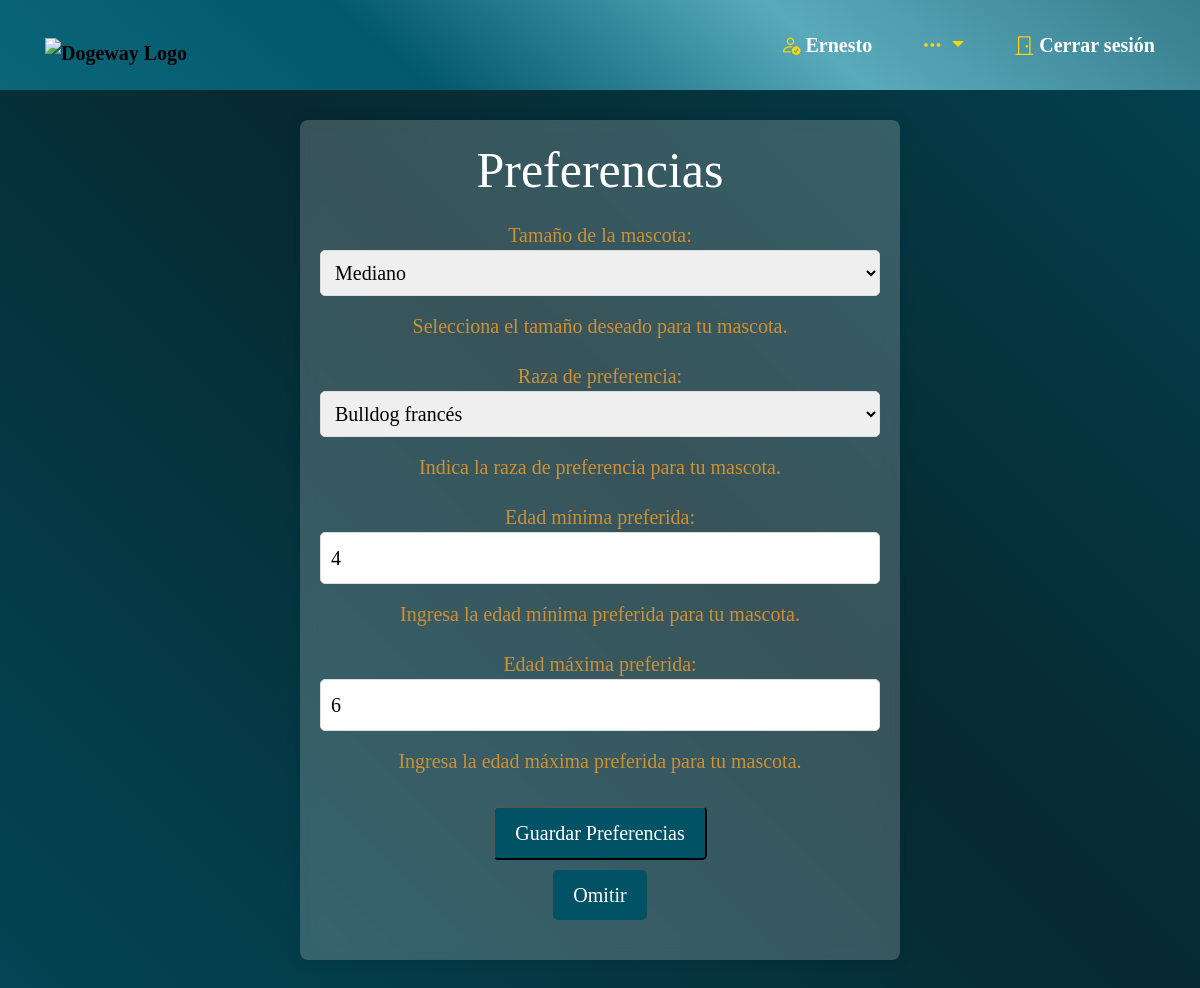
/preferencias/ (signed in), run on the app's committed database.
### main_app/models.py (models this page shows, shortened)
class Usuario(AbstractUser):
    fotografia = models.ImageField(upload_to='usuarios/', null=True, blank=True)
    telefono = models.CharField(max_length=20)
    fecha_de_nacimiento = models.DateField()
    direccion = models.CharField(max_length=100)
    fotografia_identificacion = models.ImageField(upload_to='identificaciones/', null=True, blank=True)
    verificado = models.BooleanField(default=False)
    usuarios_bloqueados = models.ManyToManyField('self', symmetrical=False, related_name='usuarios_bloqueadores')
    groups = models.ManyToManyField('auth.Group', related_name='usuarios')
    user_permissions = models.ManyToManyField('auth.Permission', related_name='usuarios')

class Preferencias(models.Model):
    usuario = models.OneToOneField(Usuario, on_delete=models.CASCADE, null=True)
    preferencia_tamaño = models.CharField(max_length=15, choices=Mascota.TAMAÑO_CHOICES)
    preferencia_raza = models.CharField(max_length=100)
    preferencia_edad_min = models.IntegerField()
    preferencia_edad_max = models.IntegerField()

### main_app/views.py (the view)
# urls.py: path('preferencias/', views.preferencias, name='preferencias'),
def preferencias(request):
    preferencias_usuario = request.user.preferencias if hasattr(request.user, 'preferencias') else None
    if request.method == 'POST':
        form = PreferenciasForm(request.POST, instance=preferencias_usuario)
        if form.is_valid():
            preferencias = form.save(commit=False)
            preferencias.usuario = request.user
            preferencias.save()
            messages.success(request, 'Preferencias guardadas exitosamente.')
            return redirect('mascotas_usuario')
    else:
        form = PreferenciasForm(instance=preferencias_usuario)
    return render(request, 'preferencias.html', {'form': form})

### main_app/forms.py
class PreferenciasForm(forms.ModelForm):
    class Meta:
        model = Preferencias
        fields = ['preferencia_tamaño', 'preferencia_raza', 'preferencia_edad_min', 'preferencia_edad_max']
        labels = {
            'preferencia_tamaño': 'Tamaño de la mascota',
            'preferencia_raza': 'Raza de preferencia',
            'preferencia_edad_min': 'Edad mínima preferida',
            'preferencia_edad_max': 'Edad máxima preferida',
        }
        help_texts = {
            'preferencia_tamaño': 'Selecciona el tamaño deseado para tu mascota.',
            'preferencia_raza': 'Indica la raza de preferencia para tu mascota.',
            'preferencia_edad_min': 'Ingresa la edad mínima preferida para tu mascota.',
            'preferencia_edad_max': 'Ingresa la edad máxima preferida para tu mascota.',
        }
        widgets = {
            'preferencia_tamaño': forms.Select(choices=Mascota.TAMAÑO_CHOICES),
            'preferencia_raza': forms.Select(choices=Mascota.RAZA_CHOICES),
        }

### main_app/templates/Preferencias.html (shortened to what this page needs)
{% extends "layouts/base.html" %}
{% load static %}
{% block content %}
<!DOCTYPE html>
<html lang="en">
<head>
  <link rel="stylesheet" href="{% static 'css/Preferencias.css' %}">
</head>
<body>
  <div class="container">
    <form method="post" enctype="multipart/form-data">
      <h1>Preferencias</h1>
      {{ form.as_p }}
      <button type="submit">Guardar Preferencias</button>
      <p><a href="{% url 'mascotas_usuario' %}">Omitir</a></p>
    </form>
  </div>
</body>
</html>
{% endblock %}

### main_app/templates/layouts/base.html (shortened to what this page needs)
<!DOCTYPE html>
<html lang="en">
<head>
    {% load static %}
    <link href="https://cdn.jsdelivr.net/npm/bootstrap@5.3.2/dist/css/bootstrap.min.css" rel="stylesheet">
    <link rel="stylesheet" href="https://cdn.jsdelivr.net/npm/bootstrap-icons@1.11.2/font/bootstrap-icons.min.css">
    <link rel="stylesheet" href="{% static 'css/base.css' %}">
</head>
<body>
    <header>
        <nav class="navbar navbar-expand-lg">
            <div class="container-fluid">
                <a class="navbar-brand" id="imagen" href="{% url 'home' %}">
                    <img src="{% static 'imagenes/LOGO.png' %}" alt="Dogeway Logo" class="navbar-logo">
                </a>
                <div class="collapse navbar-collapse" id="navbarSupportedContent">
                    <ul class="navbar-nav mb-2 mb-lg-0 ms-auto">
                        {% if user.is_authenticated%}
                            <li class="nav-item" id="NombreUsuario">
                                <a class="nav-link">
                                    {% if user.verificado %}
                                    <i class="bi bi-person-check" style="color: gold;"></i>
                                    {% endif %}
                                    {{ user.username }}
                                </a>
                            </li>
                            <li class="nav-item">
                                <div class="dropdown">
                                    <a class="nav-link dropdown-toggle" href="#" role="button" id="dropdownMenuLink" data-bs-toggle="dropdown" aria-expanded="false" style="color: gold;">
                                        <i class="bi bi-three-dots" style="color: gold;"></i>
                                    </a>
                                </div>
                            </li>
                            <li class="nav-item">
                                <a class="nav-link" href="{% url 'logout' %}?next={% url 'home' %}">
                                    <i class="bi bi-door-closed" style="color: gold;"></i> Cerrar sesión
                                </a>
                            </li>
                        {% endif %}
                    </ul>
                </div>
            </div>
        </nav>
    </header>
    <div class="content">
        {% block content %}{% endblock %}
    </div>
</body>
</html>

### main_app/static/css/base.css (style rules this page uses)
* { margin: 0; padding: 0; box-sizing: border-box; text-decoration: none; font-family: 'Times New Roman', Times, serif; font-size: 20px; }
body { margin-top: 55px; }
header { background: linear-gradient(40deg,#0B667A,#02586c,#59aabc,#377d8d); position: fixed; top: 0; left: 0; width: 100%; padding: 5px 10px; z-index: 100; }
header nav { display: flex; align-items: center; justify-content: space-between; font-weight: bold; padding-top: 5px; padding-bottom: 5px; padding-left: 3%; padding-right: 1%; }
header .navbar-logo { width: 100px; }
#imagen { background-color: transparent; }
.nav-link { margin: 0 10px; }
header nav ul { display: flex; list-style: none; margin: 0; padding: 0; }
header nav ul li { margin-left: 10px; }
header nav ul li a { color: white; font-size: 16px; text-decoration: none; padding: 10px; }
header { padding: 5px 10px; }
header nav ul { display: flex; list-style: none; margin: 0; padding: 0; justify-content: flex-end; }
.nav-link { color: white; }

### main_app/static/css/Preferencias.css (style rules this page uses)
* { font-family: 'Times New Roman', Times, serif; }
body { background: linear-gradient(45deg, #02586c, #005264, #072931, #005264, #02586c); background-size: 300% 300%; animation: color 15s ease-in-out infinite; margin: 0; display: flex; justify-content: center; align-items: center; min-height: 100vh; }
.container { color: #cd9034; font-size: 20px; width: 600px; max-width: 100%; margin: 15vh auto; padding: 20px; background-color: rgba(255, 255, 255, 0.2); box-shadow: 0 0 15px rgba(0, 0, 0, 0.1); backdrop-filter: blur(8px); border-radius: 8px; text-align: center; box-sizing: border-box; }
h1 { text-align: center; font-family: 'Times New Roman', Times, serif; color: white; margin-bottom: 20px; }
button, a { display: inline-block; margin-top: 10px; padding: 10px 20px; text-decoration: none; color: #fff; background-color: #005264; border-radius: 5px; transition: background-color 0.5s; }
select, input { width: 100%; padding: 10px; margin-bottom: 15px; border: 1px solid #ddd; border-radius: 5px; box-sizing: border-box; }

### data on the page
Usuario: username "Ernesto"
Preferencias: preferencia_tamaño "Mediano", preferencia_raza "Bulldog francés", preferencia_edad_min "4", preferencia_edad_max "6"
